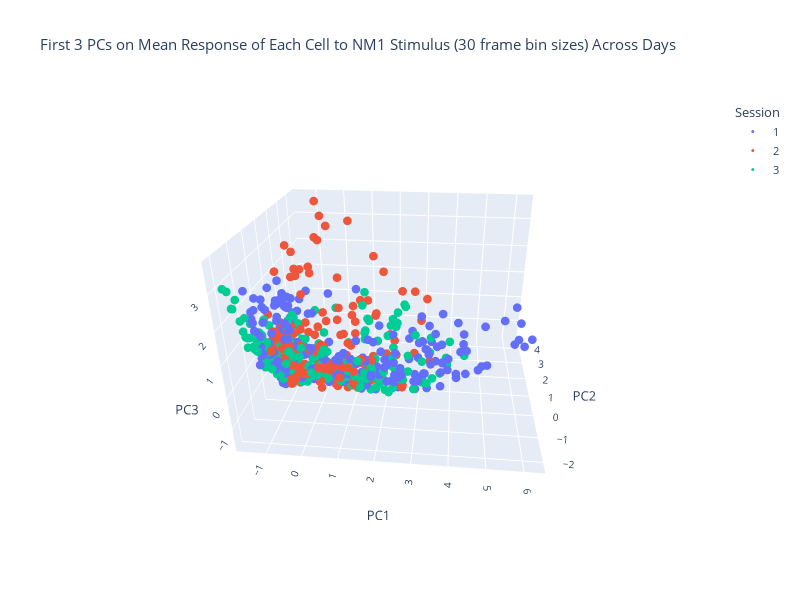

The notebook cell saved with this chart:
### Code cell
# PCA Model: 3D Visualization
fig = px.scatter_3d(transformed_data_pca, x=0, y=1, z=2, color="Session", labels = {"0": "PC1","1": "PC2", "2": "PC3"}, title = "First 3 PCs on Mean Response of Each Cell to NM1 Stimulus (30 frame bin sizes) Across Days")
fig.update_traces(marker_size=3) # reduce size of scatter points from default size
fig.update_layout(width=800, height=600, font_size=11, scene_aspectmode="data", scene_camera_eye= dict(x=0.2, y=-2.0, z=1)) # adjust plot appearance
fig.show()

### Figure 1 — Plotly figure (JSON) as saved in the notebook; plotly's stock layout.template omitted (floating-point values rounded to 4 significant figures; data arrays with more than 128 entries replaced by an {"elided": "..."} marker saying what was removed)
{"data": [{"hovertemplate": "Session=1<br>PC1=%{x}<br>PC2=%{y}<br>PC3=%{z}<extra></extra>", "legendgroup": "1", "marker": {"color": "#636efa", "size": 3, "symbol": "circle"}, "mode": "markers", "name": "1", "scene": "scene", "showlegend": true, "type": "scatter3d", "x": {"elided": "300 float values"}, "y": {"elided": "300 float values"}, "z": {"elided": "300 float values"}}, {"hovertemplate": "Session=2<br>PC1=%{x}<br>PC2=%{y}<br>PC3=%{z}<extra></extra>", "legendgroup": "2", "marker": {"color": "#EF553B", "size": 3, "symbol": "circle"}, "mode": "markers", "name": "2", "scene": "scene", "showlegend": true, "type": "scatter3d", "x": {"elided": "300 float values"}, "y": {"elided": "300 float values"}, "z": {"elided": "300 float values"}}, {"hovertemplate": "Session=3<br>PC1=%{x}<br>PC2=%{y}<br>PC3=%{z}<extra></extra>", "legendgroup": "3", "marker": {"color": "#00cc96", "size": 3, "symbol": "circle"}, "mode": "markers", "name": "3", "scene": "scene", "showlegend": true, "type": "scatter3d", "x": {"elided": "300 float values"}, "y": {"elided": "300 float values"}, "z": {"elided": "300 float values"}}], "layout": {"font": {"size": 11}, "height": 600, "legend": {"title": {"text": "Session"}, "tracegroupgap": 0}, "scene": {"aspectmode": "data", "aspectratio": {"x": 1.204, "y": 1.034, "z": 0.8031}, "camera": {"eye": {"x": 0.2, "y": -2, "z": 1}}, "domain": {"x": [0, 1], "y": [0, 1]}, "xaxis": {"title": {"text": "PC1"}, "type": "linear"}, "yaxis": {"title": {"text": "PC2"}, "type": "linear"}, "zaxis": {"title": {"text": "PC3"}, "type": "linear"}}, "title": {"text": "First 3 PCs on Mean Response of Each Cell to NM1 Stimulus (30 frame bin sizes) Across Days"}, "width": 800}}
